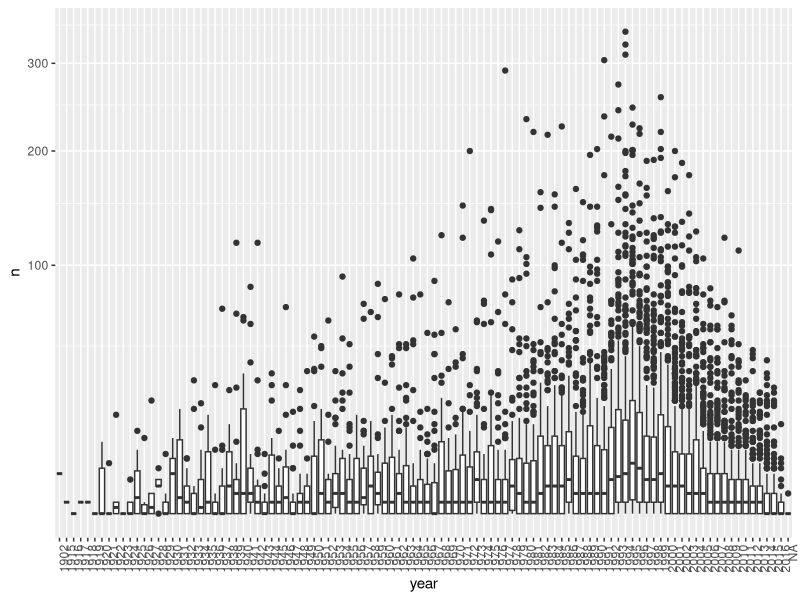
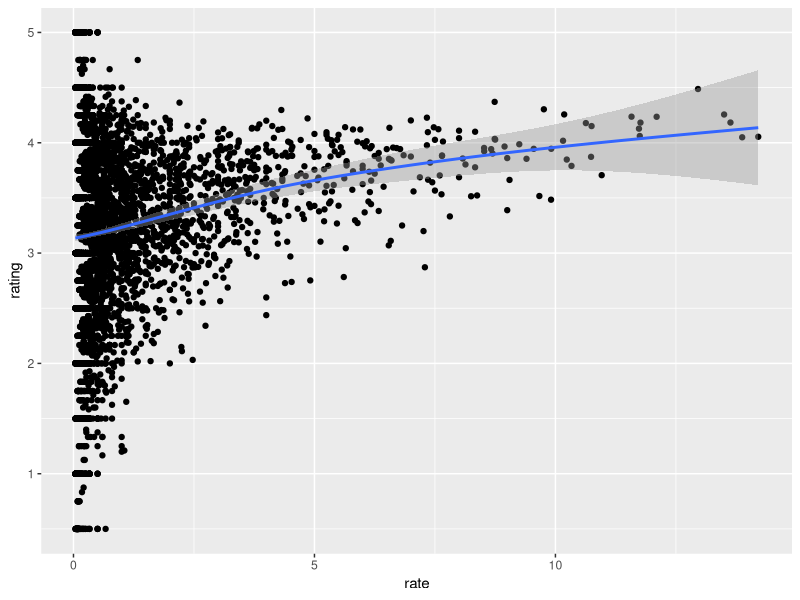
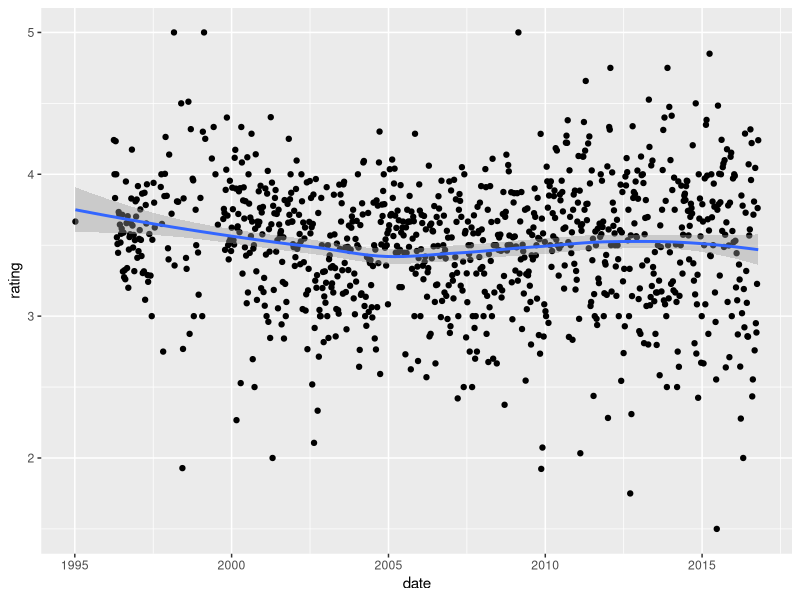
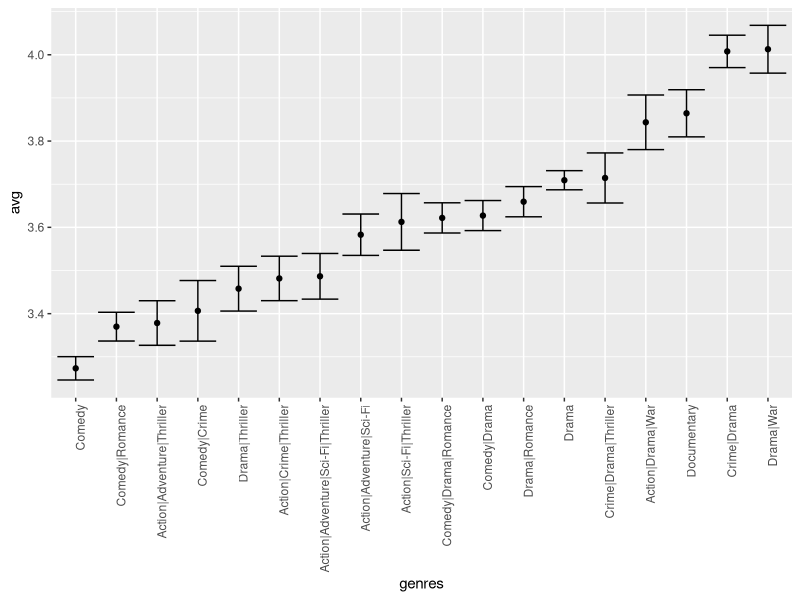

These charts were generated, in order, by the following R code:
library(tidyverse)
library(lubridate)
library(dslabs)
data("movielens")

 # Q1
movielens %>% group_by(movieId) %>%
  summarize(n = n(), year = as.character(first(year))) %>%
  qplot(year, n, data = ., geom = "boxplot") +
  coord_trans(y = "sqrt") +
  theme(axis.text.x = element_text(angle = 90, hjust = 1))

# Q2
movielens %>% 
  filter(year >= 1993) %>%
  group_by(movieId) %>%
  summarize(n = n(), years = 2018 - first(year),
            title = title[1],
            rating = mean(rating)) %>%
  mutate(rate = n/years) %>%
  top_n(25, rate) %>%
  arrange(desc(rate))

# Q3
movielens %>% 
  filter(year >= 1993) %>%
  group_by(movieId) %>%
  summarize(n = n(), years = 2018 - first(year),
            title = title[1],
            rating = mean(rating)) %>%
  mutate(rate = n/years) %>%
  ggplot(aes(rate, rating)) +
  geom_point() +
  geom_smooth()

# Q5
library(lubridate)
data("movielens")
movielens %>% 
  summarize(n_users = n_distinct(userId),
            n_movies = n_distinct(movieId))
movielens <- mutate(movielens, date = as_datetime(timestamp))

head(movielens)

# Q6
movielens %>% mutate(date = round_date(date, unit = "week")) %>%
  group_by(date) %>%
  summarize(rating = mean(rating)) %>%
  ggplot(aes(date, rating)) +
  geom_point() +
  geom_smooth()

# Q8
movielens %>% group_by(genres) %>%
  summarize(n = n(), avg = mean(rating), se = sd(rating)/sqrt(n())) %>%
  filter(n >= 1000) %>% 
  mutate(genres = reorder(genres, avg)) %>%
  ggplot(aes(x = genres, y = avg, ymin = avg - 2*se, ymax = avg + 2*se)) + 
  geom_point() +
  geom_errorbar() + 
  theme(axis.text.x = element_text(angle = 90, hjust = 1))
